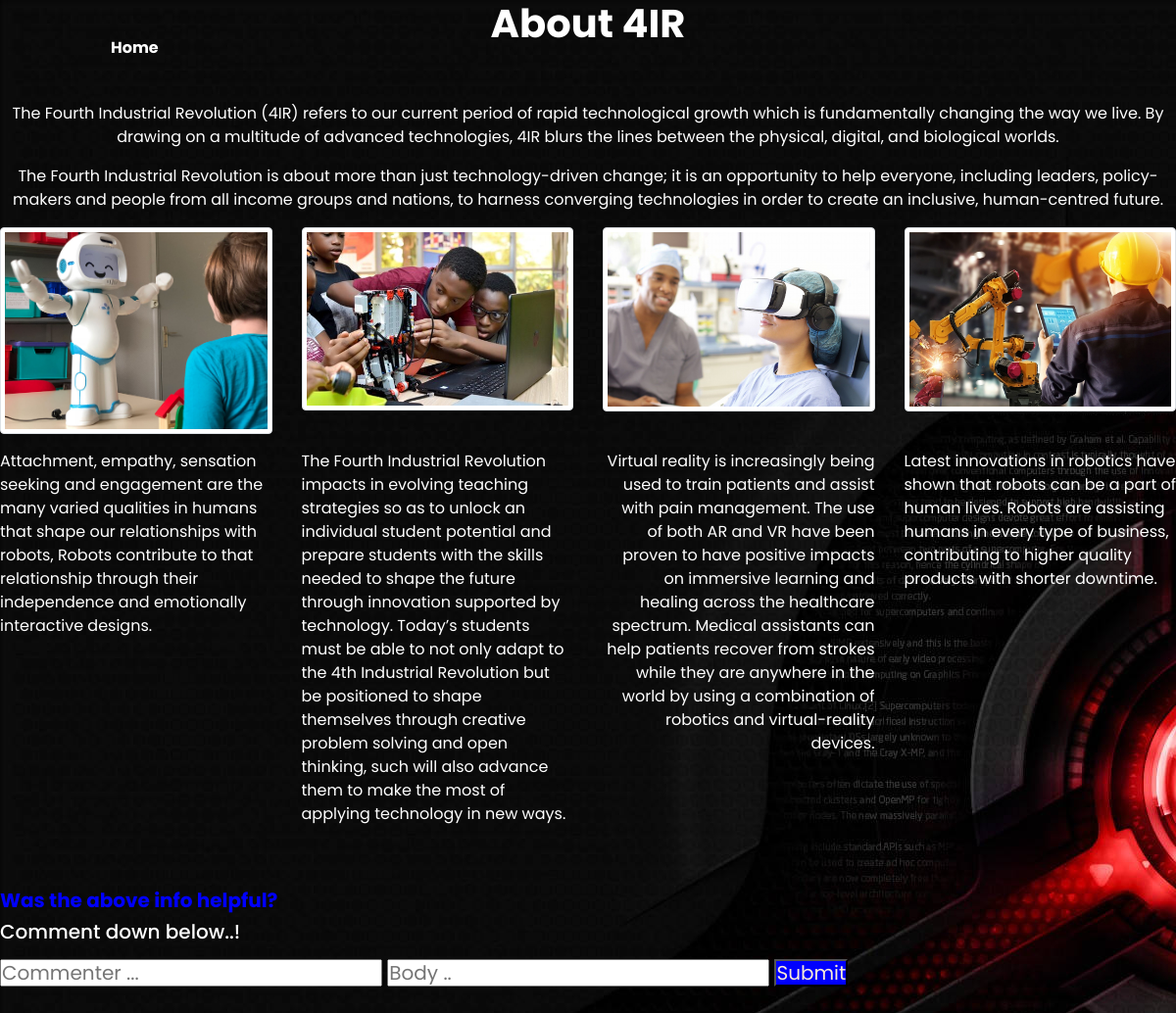
The page /info/ on the database as committed earlier.
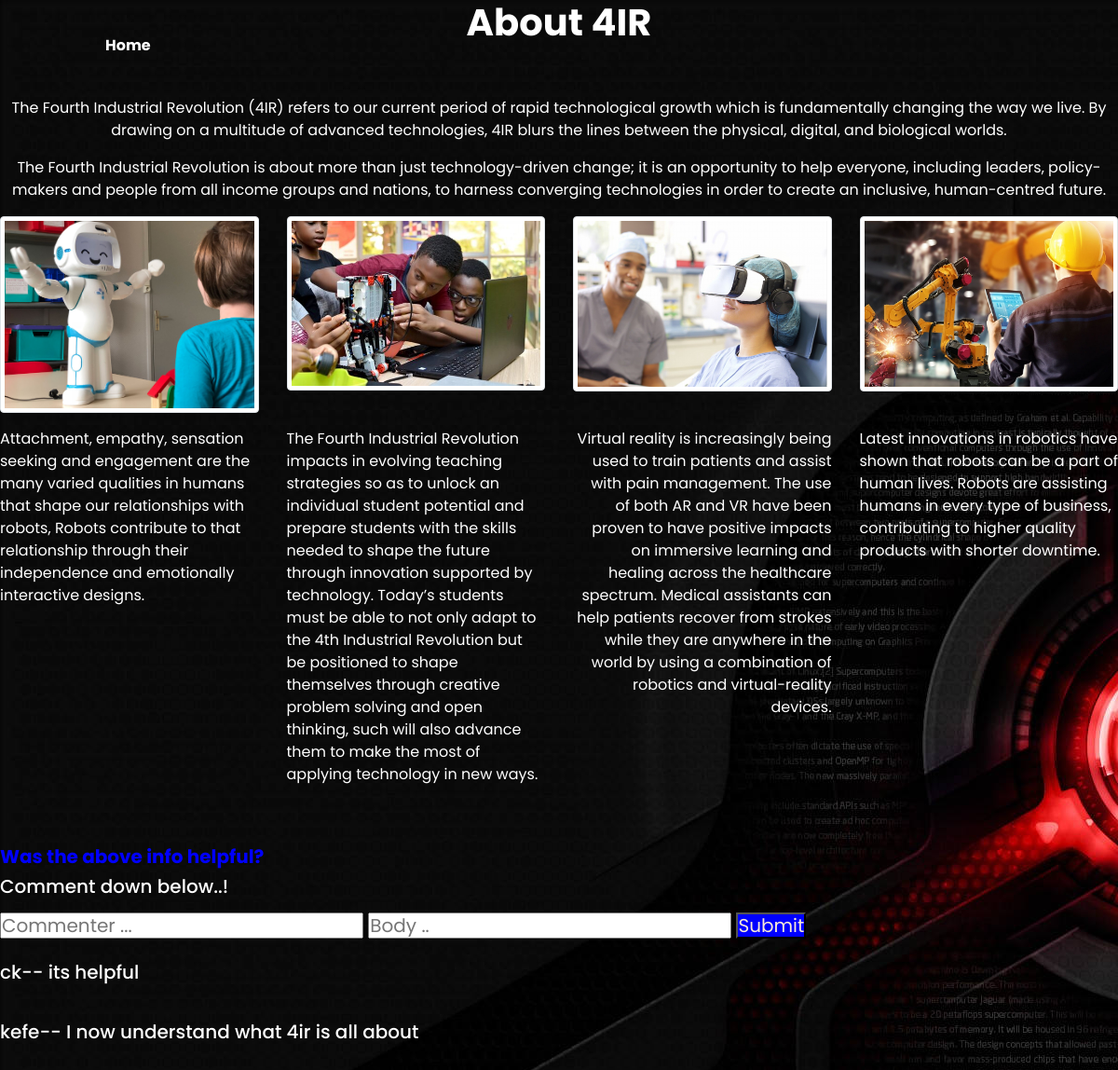
The same page on the database as committed later.
### usersapp/models.py (models this page shows, shortened)
class Comment(models.Model):
    commenter=models.CharField(max_length=50)
    body=models.TextField()

### usersapp/views.py (the view)
# urls.py: path('info/',views.info,name='info'),
def info(request):
    comment=Comment.objects.all()
    return render(request,'usersapp/info.html',{'Comment':comment})

### templates/usersapp/info.html (shortened to what this page needs)
{% load static %}
<!DOCTYPE html>
<html lang="en">
<head>
    <link rel="stylesheet" href="https://cdn.jsdelivr.net/npm/bootstrap@4.3.1/dist/css/bootstrap.min.css"
>
    <link rel="stylesheet" href="{% static 'css/styles.css' %}">
</head>
<body style="background-image: url('{% static  "images/futuristic.jpg" %}');">
    <header>
        <a href="{% url 'index' %}" class="btn" style="color:white"><b>Home</b></a>
    </header>
        <center>
        <h1 style="color:white"><b>About 4IR</b></h1>
    </center>
<center>
    <br>
    <br>
 <p style="color:white">The Fourth Industrial Revolution (4IR) refers to our current period of rapid technological
    growth which is fundamentally changing the way we live. By drawing on a multitude of advanced
    technologies, 4IR blurs the lines between the physical, digital, and biological worlds.</p>
<p style="color:white">The Fourth Industrial Revolution is about more than just technology-driven change; it is an opportunity to
     help everyone, including leaders, policy-makers and people from all income groups and nations, to harness
     converging technologies in order to create an inclusive, human-centred future.</p>
</center>
<div class="row">
    <div class="col" ><p id="human"><img src="{% static 'images/origin.jpg' %}"  class="img-thumbnail" ></div>
    <div class="col" ><p id="human"><img src="{% static 'images/edu3.jpg' %}"    class="img-thumbnail"></div>
    <div class="col" ><p id="human"><img src="{% static 'images/heal4.jpg' %}"   class="img-thumbnail"></div>
    <div class="col" ><p id="human"><img src="{% static 'images/motion.jpg' %}"  class="img-thumbnail"></div>
  </div>
  <div class="row">
    <div class="col"><p style="color:white">Attachment, empathy, sensation seeking and engagement are the many varied qualities
        in humans that shape our relationships with robots, Robots contribute to that relationship
        through their independence and emotionally interactive designs.</p></div>
    <div class="col" ><p style="color:white">The Fourth Industrial Revolution impacts in evolving teaching strategies so as to unlock
      an individual student potential and prepare students with the skills needed to shape the future through innovation
      supported by technology.
      Today’s students must be able to not only adapt to the 4th Industrial Revolution but be positioned to shape
      themselves through creative problem solving and open thinking, such will
       also advance them to make the most of applying technology in new ways.</p></div>
      <div class="col" style="text-align: right;color:white">Virtual reality is increasingly being used to train patients and assist
        with pain management. The use of both AR and VR have been proven to have positive impacts on immersive learning  and
       healing across the healthcare spectrum. Medical assistants can help patients recover from strokes while they are anywhere in
      the world by using a combination of robotics and virtual-reality devices.
    </div>
    <div class="col"><p style="color:white">Latest innovations in robotics have shown
        that robots can be a part of human lives. Robots are assisting humans in every type of business,
        contributing to higher quality products with shorter downtime.</p>
</div>
  </div>
<br>
<br>
<form action="{% url 'usersapp:info_view' %}" method="POST" >
  <h5 style="color:blue"><b>Was the above info helpful?</b><h5>
   <p style="color:white"> Comment down below..!</p>
  <input type="text" placeholder="Commenter ..." name="commenter">
  <input type="text" placeholder="Body .." name="body">
  <input style="background-color: blue;color:antiquewhite" type="submit" value="Submit"/>
</form>
<br>
<br>
<div style="color:white">{% for info in Comment %}
    <div>
      <p>{{ info.commenter }}--
      {{ info.body }}</p><br>
    </div>
    {% endfor %}
  </div>
</body  >
</html>

### static/css/styles.css (style rules this page uses)
* { margin:0; padding:0; box-sizing:border-box; font-family:'Poppins',sans-serif; }
header { position:fixed; top:0; left:0; width:100%; padding:30px 100px; display:flex; justify-content:space-between; align-items: left; }

Rows that differ between the two databases and show on the page:
added Comment: commenter "ck", body "its helpful"
added Comment: commenter "kefe", body "I now understand what 4ir is all about"
